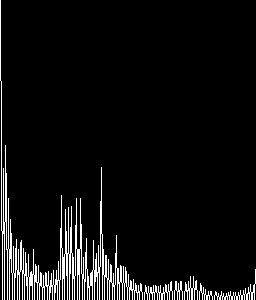
//> input picture DIP_HW2/fullScale_histogram.jpg, 256 x 300 px
$ ./main fullScale_histogram.jpg out.png   (built with g++ and OpenCV 4)
//> lines starting //> are read from the running program, lines starting //| are printed output that depends on the picture; after the words box and inside, x2 and y2 are one past the last pixel; in counts of white or black regions, pixels touching at a corner belong together
//
//  main.cpp
//  DIP_HW2
//
//  Created by 王瀚磊 on 2016/10/19.
//  Copyright © 2016年 王瀚磊. All rights reserved.
//

#include <iostream>
#include <opencv.hpp>

using namespace cv;
using namespace std;

void drawHistogram(Mat src, String type);
void gamma_correct(Mat src,  Mat &dst, float fGamma, float fDegradation = 1);
int computeOutput(int, int, int, int, int );
void full_scale_stretch(Mat src);
void hist_equalize(Mat src);
void unsharping_mask(Mat src, bool unsharp=false, float kMask = 1);


//    ./DIP_HWX source_path dest_path

String dest_path;
//*******************************************************************************//
int main(int argc, const char * argv[]) {
    Mat src, dst;
    dest_path = argv[2];
    src = imread(argv[1],CV_LOAD_IMAGE_GRAYSCALE);
//> src is the input picture: 300 rows x 256 cols, CV_8UC1; min 0, max 255, mean 16.1

    if(!src.data){
        cout<< "Source image file not found !!\nGoing to shut down."<<endl;
        return -1;
    }

    drawHistogram(src, "source");
    gamma_correct(src, dst, 2.5);
    gamma_correct(src, dst, 2.5, 0.6);
    full_scale_stretch(dst);
    hist_equalize(dst);
    unsharping_mask(src, true, 3);

    return 0;
}
//*******************************************************************************//


//draw hsitogram
void drawHistogram(Mat src, String type){
//> called with type = "source"
    Mat output_hist;
    int histSize = 256;
    float range[] = { 0, 256 };
    const float* histRange = { range };

    calcHist(&src, 1, 0, Mat(), output_hist, 1, &histSize, &histRange, true, true);
//> output_hist = 256 values, max 70151 at index 0, min 0 at index 9, mean 300

    int hist_w = 256; int hist_h = 300;
    int bin_w = cvRound( (double) hist_w/histSize );

    Mat histImage( hist_h, hist_w, CV_8UC1, Scalar( 0,0,0) );
    normalize(output_hist, output_hist, 0, histImage.rows, NORM_MINMAX, -1, Mat() );
//> output_hist = 256 values, max 300 at index 0, min 0 at index 9, mean 1.28


    /// Draw for each channel
    for( int i = 1; i < histSize; i++ )
    {
        line(histImage, Point( bin_w*(i-1), hist_h - cvRound(output_hist.at<float>(i-1)) ) ,
             Point( bin_w*(i), hist_h - cvRound(output_hist.at<float>(i)) ),
             Scalar( 255, 255 , 255));

    }
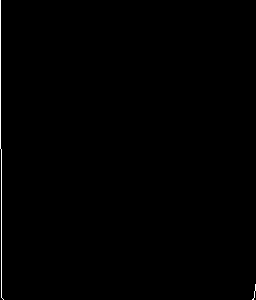
//> histImage: 300 rows x 256 cols, CV_8UC1; 0.41% white in thin lines or dots
    imwrite(dest_path + type+ "_histogram.jpg", histImage);
}

//homework2..gamma correction and reduce dynamic range
void gamma_correct(Mat src,  Mat &dst, float fGamma, float fDegradation){
//> called with fGamma = 2.5, fDegradation = 1
    src.convertTo(src, CV_32FC1);
//> src: 300 rows x 256 cols, CV_32FC1
    dst = Mat::zeros(src.rows, src.cols, CV_32FC1);
    for(int i =0; i<src.rows; i++){
        for(int j = 0; j<src.cols; j++){
            dst.at<float>(i,j) = pow((float)(src.at<float>(i,j)/255.0), fGamma) * 255.0* fDegradation;
        }
    }

    dst.convertTo(dst, CV_8UC1);
//> dst: 300 rows x 256 cols, CV_8UC1
    imwrite(dest_path+ "gammaCorrection"+"_"+ to_string(fDegradation)+ ".jpg", dst);
    drawHistogram(dst, "gamma"+to_string(fDegradation));
//> after the loop in drawHistogram (call 2), `for( int i = 1; i < histSize; i++ )`: histImage: 300 rows x 256 cols, CV_8UC1; 0.42% white in thin lines or dots
//> call 2 of gamma_correct, with fGamma = 2.5, fDegradation = 0.6
//> after the loop in gamma_correct (call 2), `for(int i =0; i<src.rows; i++)`:
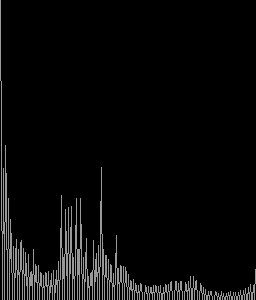
//> dst: 300 rows x 256 cols, CV_32FC1; min 0, max 153, mean 9.6
//> after the loop in drawHistogram (call 3), `for( int i = 1; i < histSize; i++ )`: histImage: 300 rows x 256 cols, CV_8UC1; 0.42% white in thin lines or dots, all inside (x1, y1, x2, y2) = (0, 0, 155, 300)
}

//homework3..full scale histogram
int computeOutput(int x, int r1, int s1, int r2, int s2)
{
    float result;
// [7 lines of commented-out code are left out]
    result = x * (s2-s1)/(r2-r1);
    return (int)result;
}

void full_scale_stretch(Mat src) {
    Mat dst, hist;
    int histSize = 256;
    float range[] = { 0, 256 };
    const float* histRange = { range };
    calcHist(&src, 1, 0, Mat(), hist, 1, &histSize, &histRange);
//> hist = 256 values, max 71964 at index 0, min 0 at index 1, mean 300

    //find the rmin and rmax value
    int hist_min= 0, hist_max= 255 ;
    for(int i=0;i<256;i++){
        if(hist.at<float>(i)>0){
            hist_min = i;
            break;
        }

    }
    for(int i=0;i<256;i++){
        if(hist.at<float>(255-i)>0){
            hist_max = 255-i;
            break;
        }

    }

    src.convertTo(src, CV_32FC1);
    dst = Mat::zeros(src.rows, src.cols, CV_32FC1);
    for(int x = 0; x < src.rows; x++){
        for(int y = 0; y < src.cols; y++){
            dst.at<float>(x,y) = computeOutput(src.at<float>(x,y), hist_min, 0, hist_max, 255);
        }
    }
//> dst: 300 rows x 256 cols, CV_32FC1

    dst.convertTo(dst, CV_8UC1);
    imwrite(dest_path+ "full-scale.jpg", dst);
    drawHistogram(dst, "fullScale");

}

//homework4
void hist_equalize(Mat src) {
    Mat dst;
    equalizeHist(src,dst);
//> dst: 300 rows x 256 cols, CV_8UC1
    imwrite(dest_path+ "histogram_equalization.jpg", dst);
    drawHistogram(dst, "histEqualize");
//> after the loop in drawHistogram (call 5), `for( int i = 1; i < histSize; i++ )`: histImage: 300 rows x 256 cols, CV_8UC1; 0.42% white in thin lines or dots
}

//unsharping mask

void unsharping_mask(Mat src , bool unsharp, float kMask) {
//> called with unsharp = true, kMask = 3
    Mat dst, unsharp_mask, sharp_image;
    blur(src, dst, Size(5,5), Point(2,2));
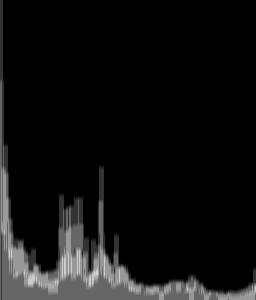
//> dst: 300 rows x 256 cols, CV_8UC1; min 0, max 214, mean 16.1
    imwrite(dest_path+ "selfie_smoooth_image.jpg", dst);
    if(unsharp) {
        unsharp_mask = src - dst;
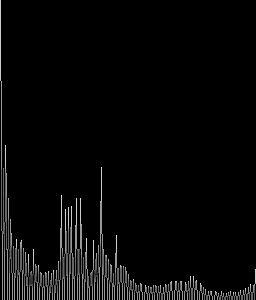
//> unsharp_mask: 300 rows x 256 cols, CV_8UC1; min 0, max 224, mean 8.3
        sharp_image = src + kMask* unsharp_mask;
        imwrite(dest_path+ "unsharp_mask.jpg", unsharp_mask);
        imwrite(dest_path+ "selfie_sharp_image.jpg", sharp_image);
    }
}

$ run again, on DIP_HW2/histEqualize_histogram.jpg
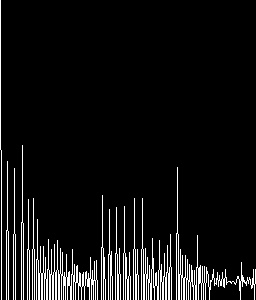
//> input picture DIP_HW2/histEqualize_histogram.jpg, 256 x 300 px
//> src is the input picture: 300 rows x 256 cols, CV_8UC1; min 0, max 255, mean 18.9
//> in drawHistogram, `calcHist(&src, 1, 0, Mat(), output_hist, 1, &histSize, &histRange, tru..`: output_hist = 256 values, max 68685 at index 0, min 0 at index 8, mean 300
//> in drawHistogram, `normalize(output_hist, output_hist, 0, histImage.rows, NORM_MINMAX, -1..`: output_hist = 256 values, max 300 at index 0, min 0 at index 8, mean 1.31
//> after the loop in gamma_correct (call 2), `for(int i =0; i<src.rows; i++)`:
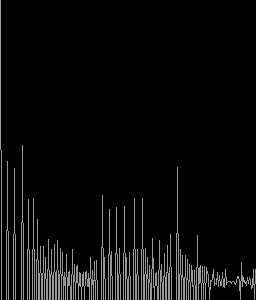
//> dst: 300 rows x 256 cols, CV_32FC1; min 0, max 153, mean 11.3
//> hist = 256 values, max 71131 at index 0, min 0 at index 1, mean 300
//> in unsharping_mask, `unsharp_mask = src - dst;`:
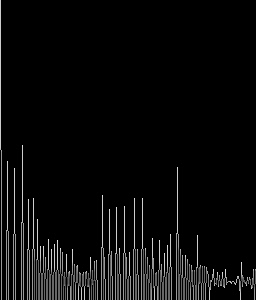
//> unsharp_mask: 300 rows x 256 cols, CV_8UC1; min 0, max 224, mean 10.6
